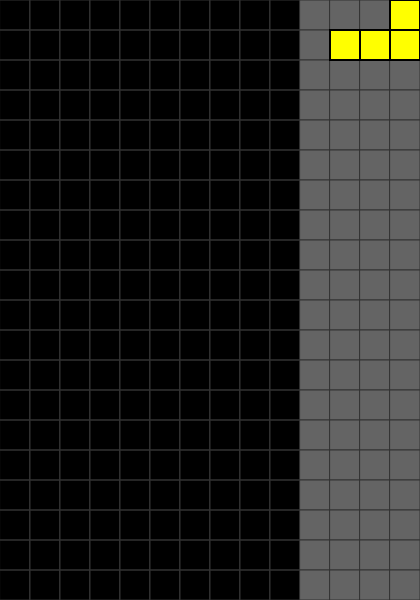
Frame 1 (no input)
Frame 60 (no input): identical to frame 1, image omitted
Frame 120 (the mouse pressed at the canvas centre since frame 60): identical to frame 1, image omitted

The p5.js sketch that drew this single still picture (run headless with seeded random() and noise() and a simulated clock; from frame 60 on, the mouse is pressed at the canvas centre):

// p5.js sketch
// ── sketch.js
// 定义游戏的一些常量和变量
let cols = 10;  // 游戏区列数
let colsOfBelt = 4;  // 游戏区列数
let rows = 20;  // 游戏区行数
let blockSize = 30; // 方块大小
let board = [];  // 游戏区

let currentPiece;  // 当前下落的方块
let nextPiece;     // 下一个方块
let pieceAttachedToMouse = false; // 是否有方块吸附在鼠标上

function setup() {
  createCanvas((cols + colsOfBelt) * blockSize, rows * blockSize);
  frameRate(30);  // 设置帧率
  initBoard();
  generatePiece();
}

function draw() {
  background(0);  // 黑色背景
  drawBoard();
  // console.log(pieceAttachedToMouse);
  if (pieceAttachedToMouse) {
    followMouse();
  } else {
    if (frameCount % 30 === 0) {
      // console.log('update');
      // console.log(currentPiece);
      currentPiece.update();
    }
    // currentPiece.update();
  }
  currentPiece.show();
}

function mousePressed() {
  if (!pieceAttachedToMouse) {
    // 检查鼠标是否点击在当前方块上
    let mouseXInBlocks = floor(mouseX / blockSize);
    let mouseYInBlocks = floor(mouseY / blockSize);

    if (
      mouseXInBlocks >= currentPiece.x &&
      mouseXInBlocks < currentPiece.x + currentPiece.shape[0].length &&
      mouseYInBlocks >= currentPiece.y &&
      mouseYInBlocks < currentPiece.y + currentPiece.shape.length
    ) {
      pieceAttachedToMouse = true;
    }
  } else {
    // 释放方块
    let targetX = floor(mouseX / blockSize);
    let targetY = floor(mouseY / blockSize);

    // 暂存原始位置
    let originalX = currentPiece.x;
    let originalY = currentPiece.y;

    currentPiece.x = targetX;
    currentPiece.y = targetY;

    if (checkCollision(currentPiece)) {
      // 如果发生碰撞，恢复到原始位置
      currentPiece.x = originalX;
      currentPiece.y = originalY;
    } else {
      // 没有碰撞，方块固定在新的位置
      placePiece(currentPiece);
      pieceAttachedToMouse = false;
    }
  }
}

function keyPressed() {
  if (pieceAttachedToMouse && key === 'r') {
    currentPiece.rotate();
  }
}

function initBoard() {
  for (let y = 0; y < rows; y++) {
    board[y] = [];
    for (let x = 0; x < cols + colsOfBelt; x++) {
      board[y][x] = 0;
    }
  }
}

function drawBoard() {
  // 画网格
  stroke(50);
  strokeWeight(1);
  for (let y = 0; y < rows; y++) {
    for (let x = 0; x < cols + colsOfBelt; x++) {
      if (x < cols) {
        noFill();
        rect(x * blockSize, y * blockSize, blockSize, blockSize);
      } else {
        fill(100);
        rect(x * blockSize, y * blockSize, blockSize, blockSize);
      }
    }
  }

  // 绘制已固定的方块
  for (let y = 0; y < rows; y++) {
    for (let x = 0; x < cols + colsOfBelt; x++) {
      if (board[y][x] !== 0) {
        fill(board[y][x]);
        stroke(0);
        strokeWeight(2);
        rect(x * blockSize, y * blockSize, blockSize, blockSize);
      }
    }
  }
}

function generatePiece() {
  let pieces = [
    new Piece([[1, 1, 1], [0, 1, 0]], color(255, 0, 0)), // T
    new Piece([[1, 1], [1, 1]], color(0, 255, 0)),     // O
    new Piece([[1, 1, 0], [0, 1, 1]], color(0, 0, 255)), // S
    new Piece([[0, 1, 1], [1, 1, 0]], color(255, 165, 0)), // Z
    new Piece([[1, 0, 0], [1, 1, 1]], color(0, 255, 255)), // L
    new Piece([[0, 0, 1], [1, 1, 1]], color(255, 255, 0)), // J
    new Piece([[1, 1, 1, 1]], color(128, 0, 128)),     // I
  ];

  currentPiece = nextPiece || random(pieces);
  nextPiece = random(pieces);
}

function followMouse() {
  let mouseXInBlocks = floor(mouseX / blockSize);
  let mouseYInBlocks = floor(mouseY / blockSize);
  currentPiece.x = mouseXInBlocks;
  currentPiece.y = mouseYInBlocks;
}

function checkCollision(piece) {
  for (let y = 0; y < piece.shape.length; y++) {
    for (let x = 0; x < piece.shape[y].length; x++) {
      if (piece.shape[y][x]) {
        let boardX = piece.x + x;
        let boardY = piece.y + y;
        if (
          boardX < 0 ||
          boardX >= cols ||
          boardY >= rows ||
          board[boardY][boardX] !== 0
        ) {
          return true;
        }
      }
    }
  }
  return false;
}

function placePiece(piece) {
  for (let y = 0; y < piece.shape.length; y++) {
    for (let x = 0; x < piece.shape[y].length; x++) {
      if (piece.shape[y][x]) {
        let boardX = piece.x + x;
        let boardY = piece.y + y;
        board[boardY][boardX] = piece.color;
      }
    }
  }
  clearLines();
  generatePiece();
}

function clearLines() {
  for (let y = rows - 1; y >= 0; y--) {
    let fullLine = true;
    for (let x = 0; x < cols; x++) {
      if (board[y][x] === 0) {
        fullLine = false;
        break;
      }
    }
    if (fullLine) {
      board.splice(y, 1);
      board.unshift(Array(cols + colsOfBelt).fill(0));
    }
  }
}

// 方块类
class Piece {
  constructor(shape, color) {
    this.shape = shape;
    this.color = color;
    this.x = floor(cols + colsOfBelt / 2) - floor(shape[0].length / 2);
    this.y = 0;
  }

  show() {
    fill(this.color);
    stroke(0);
    strokeWeight(2);
    for (let y = 0; y < this.shape.length; y++) {
      for (let x = 0; x < this.shape[y].length; x++) {
        if (this.shape[y][x]) {
          rect((this.x + x) * blockSize, (this.y + y) * blockSize, blockSize, blockSize);
        }
      }
    }
  }

  move(dx, dy) {
    this.x += dx;
    this.y += dy;
    if (checkCollision(this)) {
      this.x -= dx;
      this.y -= dy;
    }
  }

  rotate() {
    let tempShape = this.shape;
    this.shape = this.shape[0].map((_, index) =>
      this.shape.map(row => row[index])
    ).reverse();

    if (checkCollision(this)) {
      this.shape = tempShape;
    }
  }

  update() {
    if (!pieceAttachedToMouse) {
      this.move(0, 1);
    }
  }
}
